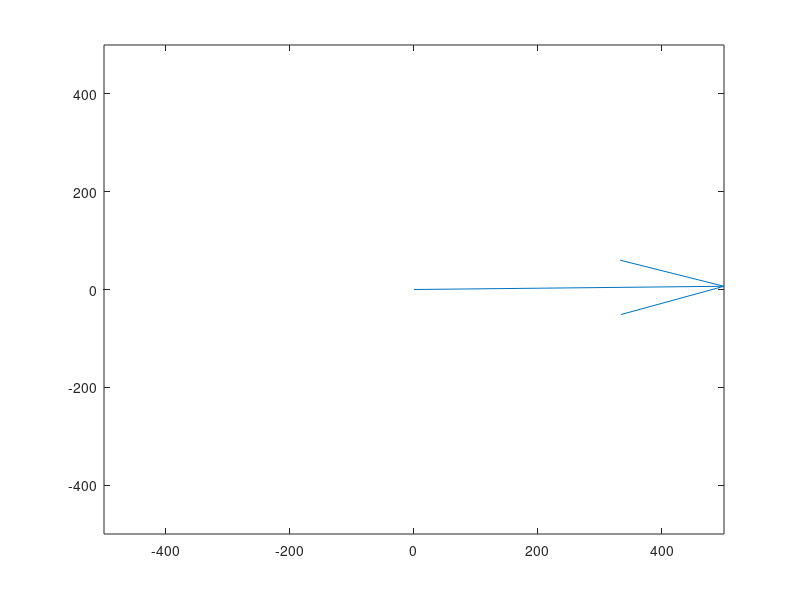

Recreate this plot in MATLAB.
a=100;
p1 = [0 0];                         
p2 = [5*a 0];                         
dp = p2-p1;
p2start=[5*a 0];
figure
quiver(p1(1),p1(2),dp(1),dp(2),0)
axis([-5*a 5*a   -5*a  5*a])
for i=0:0.03:2*pi
    M=[cos(i),-sin(i);sin(i),cos(i)];
    p2=p2start;
    p2=p2*M;
    dp = p2-p1;
    pause(0.1);
    quiver(p1(1),p1(2),dp(1),dp(2),0)
    axis([-5*a 5*a   -5*a  5*a])
end